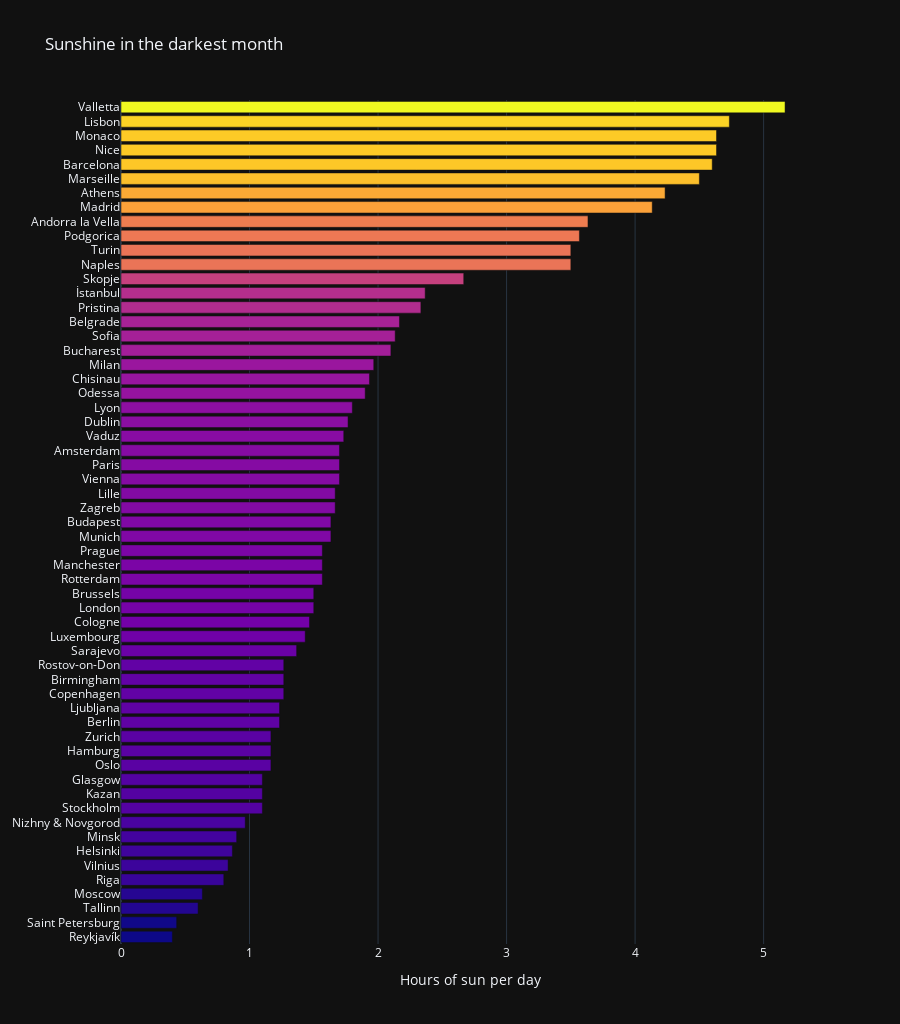

The notebook cell saved with this chart:
### Code cell
def darkest_plot():
    darkest = sunshine_data.min(axis="columns").sort_values() / 30
    return go.Figure(
        layout=dict(
            title="Sunshine in the darkest month",
            xaxis_title="Hours of sun per day",
            height=1024,
            template="plotly_dark",
        ),
        data=[
            go.Bar(
                orientation="h",
                x=darkest,
                y=darkest.index.get_level_values(1),
                marker_color=darkest,
            )
        ]
    )

darkest_plot()

### Figure 1 — Plotly figure (JSON) as saved in the notebook; plotly's stock layout.template omitted (floating-point values rounded to 4 significant figures)
{"data": [{"marker": {"color": [0.4, 0.4333, 0.6, 0.6333, 0.8, 0.8333, 0.8667, 0.9, 0.9667, 1.1, 1.1, 1.1, 1.167, 1.167, 1.167, 1.233, 1.233, 1.267, 1.267, 1.267, 1.367, 1.433, 1.467, 1.5, 1.5, 1.567, 1.567, 1.567, 1.633, 1.633, 1.667, 1.667, 1.7, 1.7, 1.7, 1.733, 1.767, 1.8, 1.9, 1.933, 1.967, 2.1, 2.133, 2.167, 2.333, 2.367, 2.667, 3.5, 3.5, 3.567, 3.633, 4.133, 4.233, 4.5, 4.6, 4.633, 4.633, 4.733, 5.167]}, "orientation": "h", "type": "bar", "x": [0.4, 0.4333, 0.6, 0.6333, 0.8, 0.8333, 0.8667, 0.9, 0.9667, 1.1, 1.1, 1.1, 1.167, 1.167, 1.167, 1.233, 1.233, 1.267, 1.267, 1.267, 1.367, 1.433, 1.467, 1.5, 1.5, 1.567, 1.567, 1.567, 1.633, 1.633, 1.667, 1.667, 1.7, 1.7, 1.7, 1.733, 1.767, 1.8, 1.9, 1.933, 1.967, 2.1, 2.133, 2.167, 2.333, 2.367, 2.667, 3.5, 3.5, 3.567, 3.633, 4.133, 4.233, 4.5, 4.6, 4.633, 4.633, 4.733, 5.167], "y": ["Reykjavík", "Saint Petersburg", "Tallinn", "Moscow", "Riga", "Vilnius", "Helsinki", "Minsk", "Nizhny & Novgorod", "Stockholm", "Kazan", "Glasgow", "Oslo", "Hamburg", "Zurich", "Berlin", "Ljubljana", "Copenhagen", "Birmingham", "Rostov-on-Don", "Sarajevo", "Luxembourg", "Cologne", "London", "Brussels", "Rotterdam", "Manchester", "Prague", "Munich", "Budapest", "Zagreb", "Lille", "Vienna", "Paris", "Amsterdam", "Vaduz", "Dublin", "Lyon", "Odessa", "Chisinau", "Milan", "Bucharest", "Sofia", "Belgrade", "Pristina", "İstanbul", "Skopje", "Naples", "Turin", "Podgorica", "Andorra la Vella", "Madrid", "Athens", "Marseille", "Barcelona", "Nice", "Monaco", "Lisbon", "Valletta"]}], "layout": {"height": 1024, "title": {"text": "Sunshine in the darkest month"}, "xaxis": {"title": {"text": "Hours of sun per day"}}}}
